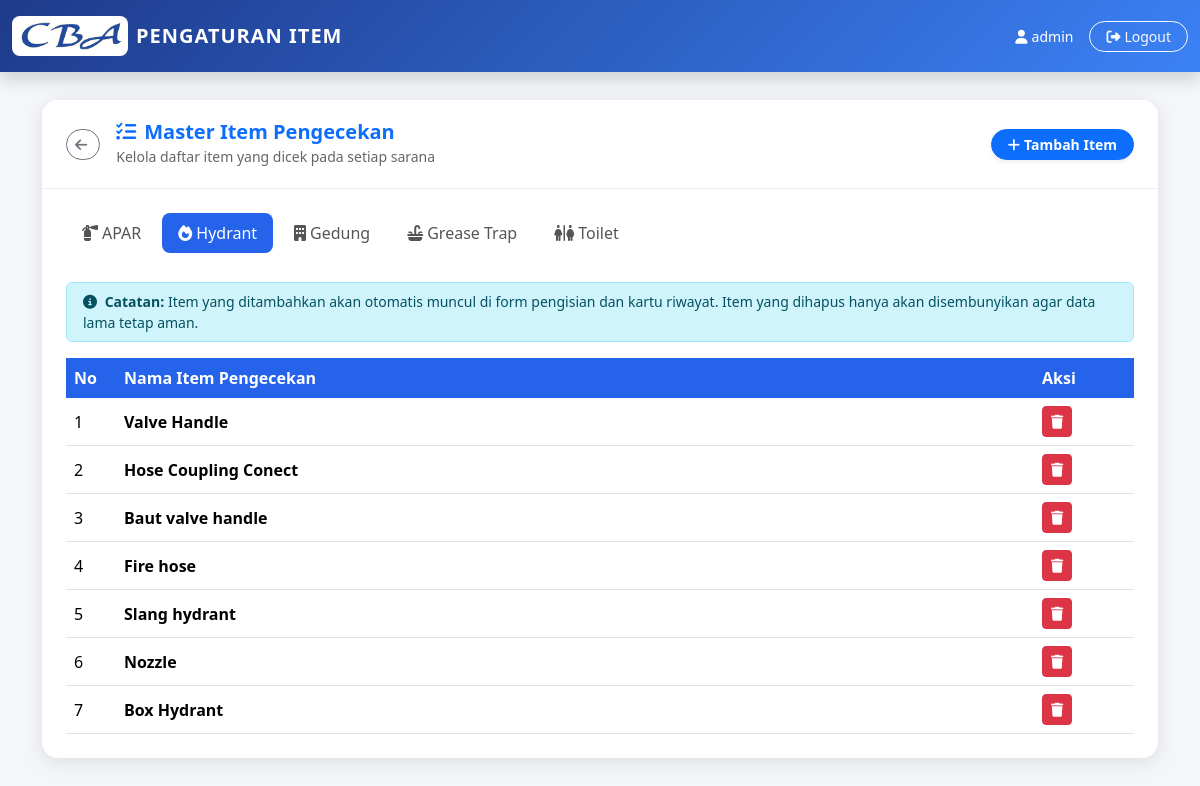
The app's page /master_item.php?modul=hydrant (signed in) with its own data.
### tables this page shows
CREATE TABLE `master_item` (
  `id` int(11) NOT NULL,
  `modul` varchar(50) NOT NULL,
  `kolom` varchar(100) NOT NULL,
  `label` varchar(200) NOT NULL,
  `is_active` tinyint(1) DEFAULT 1
);

### master_item.php (the view, shortened to what this page needs)
<?php
include "config/koneksi.php";
mysqli_query($conn, "CREATE TABLE IF NOT EXISTS `master_item` (
  `id` int(11) NOT NULL AUTO_INCREMENT,
  `modul` varchar(50) NOT NULL,
  `kolom` varchar(100) NOT NULL,
  `label` varchar(200) NOT NULL,
  `is_active` tinyint(1) DEFAULT 1,
  PRIMARY KEY (`id`)
) ENGINE=InnoDB DEFAULT CHARSET=utf8mb4");
$modulFilter = isset($_GET['modul']) ? mysqli_real_escape_string($conn, $_GET['modul']) : 'apar';
$items = mysqli_query($conn, "SELECT * FROM master_item WHERE modul='$modulFilter' AND is_active=1 ORDER BY id ASC");
?>
<!DOCTYPE html>
<html lang="id">
<head>
  <link href="https://cdn.jsdelivr.net/npm/bootstrap@5.3.2/dist/css/bootstrap.min.css" rel="stylesheet">
</head>
<body>
  <nav class="navbar navbar-custom fixed-top py-3 shadow">
    <div class="container-fluid d-flex justify-content-between align-items-center">
      <div class="d-flex align-items-center gap-2 text-white" style="cursor:pointer" onclick="window.location.href='dashboard.php'">
        <img src="assets/images/cba.png" alt="Logo CBA" style="height:40px; background:white; padding:4px; border-radius:8px;">
        <span class="fw-bold fs-5 d-none d-sm-inline" style="letter-spacing:1px">PENGATURAN ITEM</span>
      </div>
      <div class="d-flex align-items-center gap-2 gap-md-3">
        <span class="text-white small d-none d-md-inline"><i class="fa-solid fa-user me-1"></i><?= $_SESSION['username'] ?></span>
        <a href="logout.php" class="btn btn-sm btn-outline-light rounded-pill px-2 px-md-3" title="Logout">
          <span class="d-none d-sm-inline"><i class="fa-solid fa-right-from-bracket me-1"></i>Logout</span>
        </a>
      </div>
    </div>
  </nav>
  <div class="container" style="margin-top:100px; padding-bottom:40px; flex:1;">
    <div class="card card-custom">
      <div class="card-header-custom d-flex justify-content-between align-items-center flex-wrap gap-3">
        <div class="d-flex align-items-center gap-3">
          <a href="dashboard.php" class="btn btn-sm btn-outline-secondary rounded-pill" title="Kembali ke Dashboard">
            <i class="fa-solid fa-arrow-left me-1"></i>
          </a>
          <div>
            <h5 class="fw-bold mb-0 text-primary"><i class="fa-solid fa-list-check me-2"></i>Master Item Pengecekan</h5>
            <small class="opacity-75">Kelola daftar item yang dicek pada setiap sarana</small>
          </div>
        </div>
        <button class="btn btn-primary btn-sm px-3 rounded-pill fw-bold shadow-sm" data-bs-toggle="modal" data-bs-target="#modalTambah">
          <i class="fa-solid fa-plus me-1"></i>Tambah Item
        </button>
      </div>
      <div class="card-body p-4">
        <ul class="nav nav-pills mb-4">
          <li class="nav-item">
            <a class="nav-link <?= $modulFilter == 'apar' ? 'active' : '' ?>" href="?modul=apar"><i class="fa-solid fa-fire-extinguisher me-1"></i>APAR</a>
          </li>
          <li class="nav-item">
            <a class="nav-link <?= $modulFilter == 'hydrant' ? 'active' : '' ?>" href="?modul=hydrant"><i class="fa-solid fa-fire me-1"></i>Hydrant</a>
          </li>
          <li class="nav-item">
            <a class="nav-link <?= $modulFilter == 'gedung' ? 'active' : '' ?>" href="?modul=gedung"><i class="fa-solid fa-building me-1"></i>Gedung</a>
          </li>
          <li class="nav-item">
            <a class="nav-link <?= $modulFilter == 'grease_trap' ? 'active' : '' ?>" href="?modul=grease_trap"><i class="fa-solid fa-sink me-1"></i>Grease Trap</a>
          </li>
          <li class="nav-item">
            <a class="nav-link <?= $modulFilter == 'toilet' ? 'active' : '' ?>" href="?modul=toilet"><i class="fa-solid fa-restroom me-1"></i>Toilet</a>
          </li>
        </ul>
        <div class="alert alert-info py-2 small">
          <i class="fa-solid fa-info-circle me-1"></i> <strong>Catatan:</strong> Item yang ditambahkan akan otomatis muncul di form pengisian dan kartu riwayat. Item yang dihapus hanya akan disembunyikan agar data lama tetap aman.
        </div>
        <div class="table-responsive">
          <table class="table table-hover align-middle mb-0">
            <thead>
              <tr>
                <th width="50">No</th>
                <th>Nama Item Pengecekan</th>
                <th width="100">Aksi</th>
              </tr>
            </thead>
            <tbody>
              <?php
              $no = 1;
              if (mysqli_num_rows($items) > 0):
                while ($row = mysqli_fetch_assoc($items)): ?>
                <tr>
                  <td><?= $no++ ?></td>
                  <td class="fw-semibold"><?= htmlspecialchars($row['label']) ?></td>
                  <td>
                    <button type="button" class="btn btn-danger btn-sm" onclick="confirmDelete(<?= $row['id'] ?>)" title="Hapus (Sembunyikan)">
                      <i class="fa-solid fa-trash"></i>
                    </button>
                  </td>
                </tr>
                <?php endwhile;
              else: ?>
                <tr>
                  <td colspan="3" class="text-center text-muted py-4">Belum ada item pengecekan untuk modul ini.</td>
                </tr>
              <?php endif; ?>
            </tbody>
          </table>
        </div>
      </div>
    </div>
  </div>
</body>
</html>

### master_item.php (style rules this page uses)
:root { --blue: #2563eb; --blue-dark: #1e3a8a; --blue-light: #3b82f6; }
body { background: #f4f6f9; font-family: 'Segoe UI', sans-serif; min-height: 100vh; display: flex; flex-direction: column; }
.navbar-custom { background: linear-gradient(135deg, var(--blue-dark), var(--blue-light)); }
.card-custom { border: none; border-radius: 16px; box-shadow: 0 4px 20px rgba(0,0,0,.1); }
.card-header-custom { background: #fff; color: #333; border-radius: 16px 16px 0 0; padding: 20px 24px; border-bottom: 1px solid #eee; }
.table thead th { background: var(--blue); color: #fff; border: none; white-space: nowrap; }
.nav-pills .nav-link { color: #555; border-radius: 8px; margin-right: 5px; margin-bottom: 5px; }
.nav-pills .nav-link.active { background-color: var(--blue); }

### records on screen
master_item: label "Valve Handle"
master_item: label "Hose Coupling Conect"
master_item: label "Baut valve handle"
master_item: label "Fire hose"
master_item: label "Slang hydrant"
master_item: label "Nozzle"
master_item: label "Box Hydrant"

### other values on screen
$_SESSION['username'] "admin"
